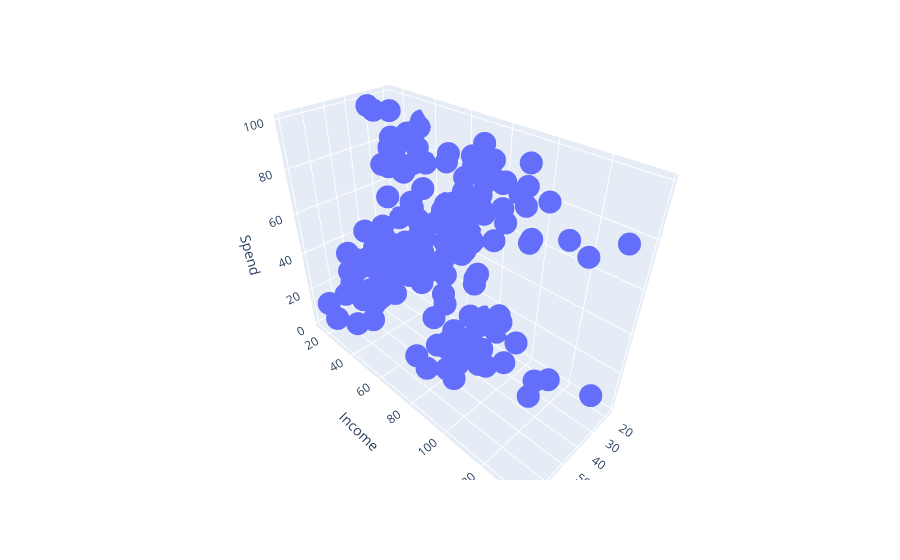

Notebook cell for this chart:
### Markdown cell above
### Categorize similar customers on basis of Age, Income and Spend

### Code cell
import plotly.express as px
fig1 = px.scatter_3d(data_frame=df, x='Age', y='Income', z='Spend')
fig1.show()

### Figure 1 — Plotly figure (JSON) as saved in the notebook; plotly's stock layout.template omitted (floating-point values rounded to 4 significant figures; data arrays with more than 128 entries replaced by an {"elided": "..."} marker saying what was removed)
{"data": [{"hovertemplate": "Age=%{x}<br>Income=%{y}<br>Spend=%{z}<extra></extra>", "legendgroup": "", "marker": {"color": "#636efa", "symbol": "circle"}, "mode": "markers", "name": "", "scene": "scene", "showlegend": false, "type": "scatter3d", "x": {"elided": "200 int values"}, "y": {"elided": "200 int values"}, "z": {"elided": "200 int values"}}], "layout": {"legend": {"tracegroupgap": 0}, "margin": {"t": 60}, "scene": {"domain": {"x": [0, 1], "y": [0, 1]}, "xaxis": {"title": {"text": "Age"}}, "yaxis": {"title": {"text": "Income"}}, "zaxis": {"title": {"text": "Spend"}}}}}
